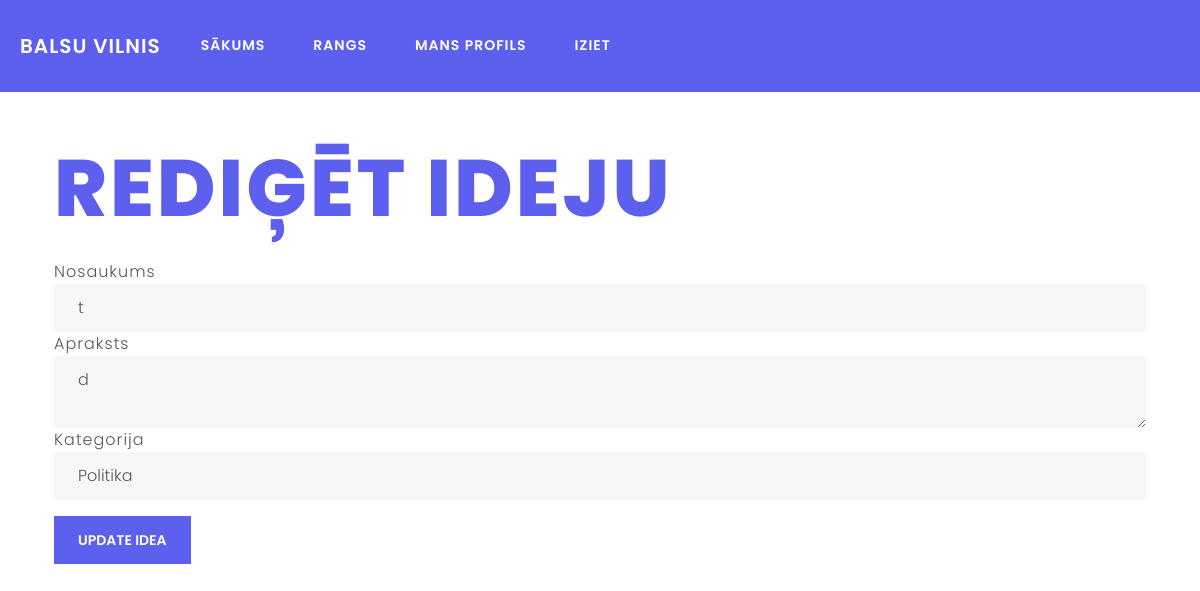
The page /edit_idea/3 (signed in) on the database its author committed.
### models.py (models this page shows, shortened)
class Idea(db.Model):
    id = db.Column(db.Integer, primary_key=True)
    title = db.Column(db.String(200), nullable=False)
    description = db.Column(db.Text, nullable=False)
    category = db.Column(db.String(100), nullable=False)
    date_posted = db.Column(db.DateTime, nullable=False, default=datetime.utcnow)
    user_id = db.Column(db.Integer, db.ForeignKey('user.id'), nullable=False)
    user = db.relationship('User', backref=db.backref('ideas', lazy=True))
    likes = db.relationship('Like', backref='idea', lazy=True)
    comments = db.relationship('Comment', backref='parent_idea', lazy=True)
    idea_votes = db.relationship('Vote', backref='parent_idea_votes', lazy=True)  # Renamed backref to 'parent_idea_votes'

### app.py (the view, shortened to what this page needs)
    @app.route('/edit_idea/<int:idea_id>', methods=['GET', 'POST'])
    @login_required
    def edit_idea(idea_id):
        idea = Idea.query.get_or_404(idea_id)
        if idea.user_id != current_user.id:
            abort(403)  # Forbidden if not the creator
        form = IdeaForm(obj=idea)
        return render_template('edit_idea.html', form=form, idea=idea)

### forms.py
class IdeaForm(FlaskForm):
    title = StringField('Title', validators=[DataRequired()])
    description = TextAreaField('Description', validators=[DataRequired()])
    category = SelectField('Category', choices=[
        ('Politika', 'Politika'),
        ('Vide', 'Vide'),
        ('Sabiedrības veselība', 'Sabiedrības veselība'),
        ('Izglītība', 'Izglītība'),
        ('Māksla', 'Māksla'),
        ('Izklaide', 'Izklaide'),
        ('Transports', 'Transports'),
        ('Pilsētplānošana', 'Pilsētplānošana'),
        ('Sabiedrības drošība', 'Sabiedrības drošība'),
        ('Ekonomiskā attīstība', 'Ekonomiskā attīstība'),
        ('Atpūta', 'Atpūta')
    ], validators=[DataRequired()])
    voting_options = FieldList(FormField(VotingOptionForm), min_entries=1, max_entries=5)
    submit = SubmitField('Submit Idea')

class VotingOptionForm(FlaskForm):
    option_text = StringField('Option', validators=[DataRequired()])

### app.py (called while the page is built)
def create_app():
    app = Flask(__name__)
    app.config.from_object('config.Config')
    app.config['SECRET_KEY'] = os.getenv('SECRET_KEY', 'a_hard_to_guess_string')
    csrf = CSRFProtect(app)
    db.init_app(app)
    mail.init_app(app)
    login_manager.init_app(app)
    bcrypt.init_app(app)
    migrate.init_app(app, db)
    csrf.init_app(app)  # Ensure CSRF protection is initialized
    @login_manager.user_loader
    def load_user(user_id):
        return User.query.get(int(user_id))
    def inject_user():
        return dict(current_user=current_user)
    register_routes(app)
    return app

### templates/edit_idea.html (shortened to what this page needs)
{% extends "base.html" %}
{% block content %}
<div class="container mt-4">
    <h1 class="mb-4">Rediģēt ideju</h1>
    <form method="POST" action="{{ url_for('edit_idea', idea_id=idea.id) }}">
        <div class="form-group">
            <label for="title">Nosaukums</label>
            {{ form.title(class="form-control", id="title") }}
        </div>
        <div class="form-group">
            <label for="description">Apraksts</label>
            {{ form.description(class="form-control", id="description") }}
        </div>
        <div class="form-group">
            <label for="category">Kategorija</label>
            {{ form.category(class="form-control", id="category") }}
        </div>
        <div class="form-group mt-3">
            <button type="submit" class="btn btn-primary">Update Idea</button>
        </div>
    </form>
</div>
{% endblock %}

### templates/base.html (style rules this page uses)
:root { --primary-color: #5D5FEF; }
body { font-family: 'Poppins', sans-serif; }
h1, .h1, h2, .h2, h3, .h3, h4, .h4, h5, .h5, h6, .h6 { font-family: 'Poppins', sans-serif; color: var(--primary-color) !important; font-weight: 800; }
h1, .h1 { font-size: 5rem; }
.btn-primary { background-color: var(--primary-color); border-color: var(--primary-color); }

### rows shown on the page
Idea: title "t", description "d", category "Politika"
